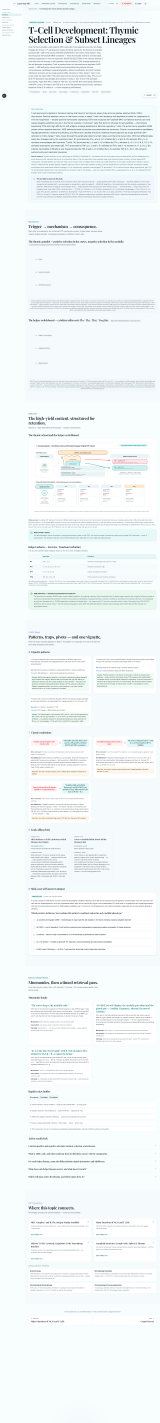
#> input picture docs/qa/e24/full-desktop-light.png, 1440 x 12801 px, found by its file name (shown at 1/9 size); its folder holds 2 pictures in this run
$ python e24-crops.py
#> lines starting #> are read from the running program, lines starting #| are printed output that depends on the picture
#!/usr/bin/env python3
"""E24 element capture — PIL crop of t-cell-selection-map from full-page captures."""
from PIL import Image
import statistics

QA = "/home/z/kyp-usmle-notes/docs/qa/e24"
BOX = (281, 3971, 281 + 1102, 3971 + 663)
for theme in ["light", "dark"]:
    im = Image.open(f"{QA}/full-desktop-{theme}.png")
#> im is the input picture: PIL image 1440x12801 RGB; mean R, G, B 241.9, 246.9, 247.6
    crop = im.crop(BOX)
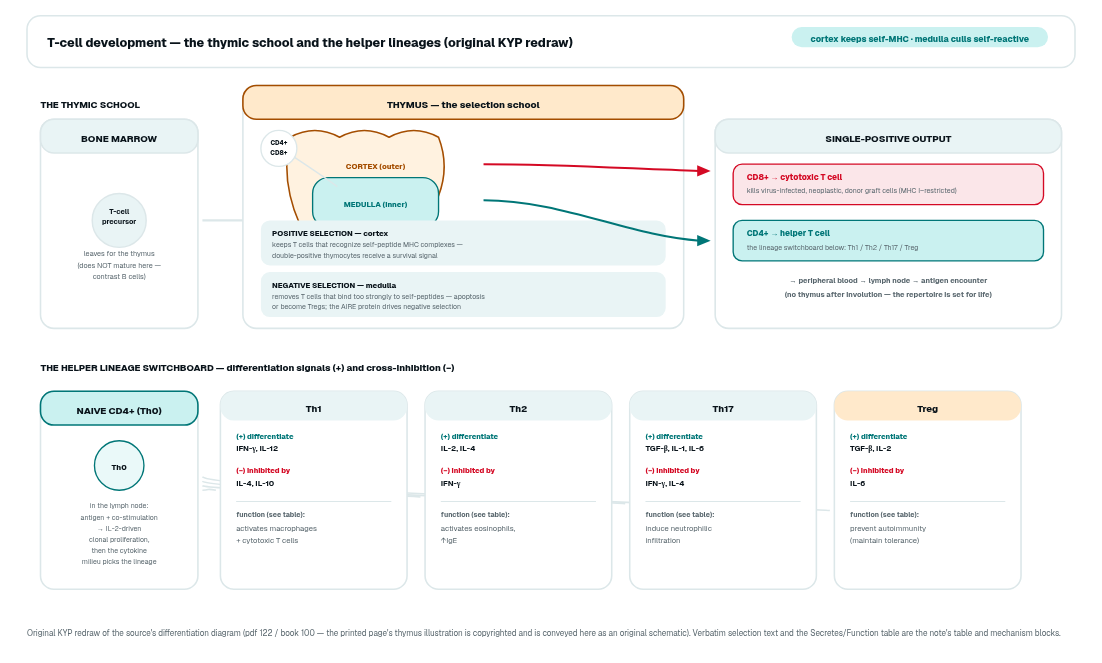
#> crop: PIL image 1102x663 RGB; mean R, G, B 244.8, 246.5, 245.7
    out = f"{QA}/element-t-cell-selection-map-{theme}.png"
    crop.save(out)
    gray = crop.convert("L")
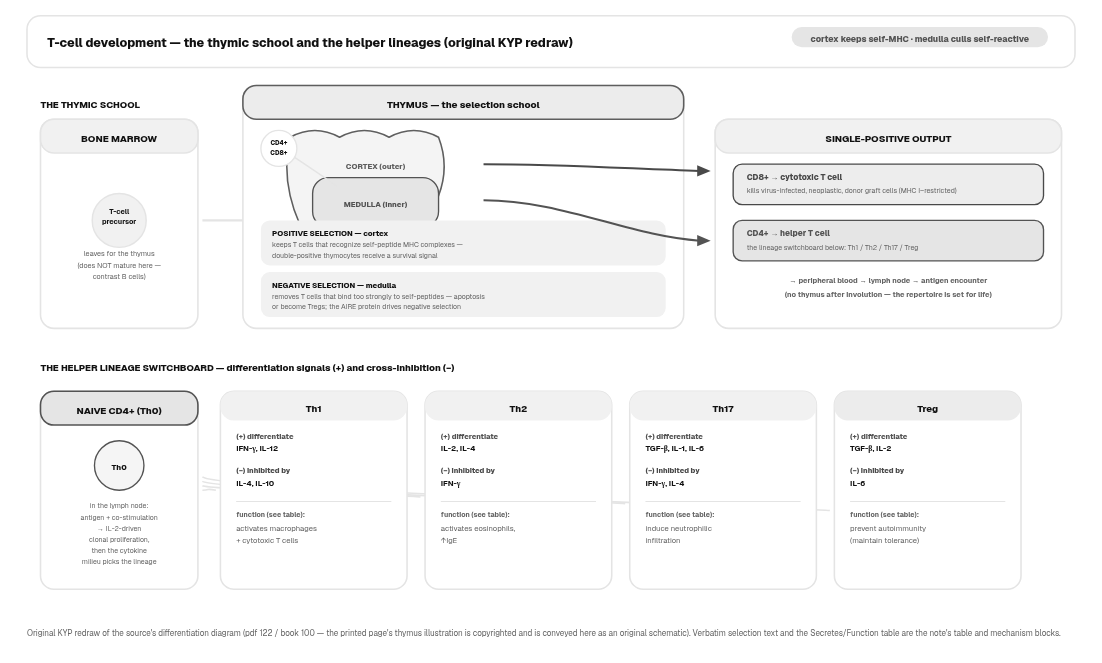
#> gray: PIL image 1102x663 L; min 17, max 255, mean 245.9
    px = list(gray.getdata())
#> px = 730626 items
    sd = statistics.pstdev(px[::37])
#> sd = 28.3
    print(f"element-t-cell-selection-map-{theme}.png: {crop.size[0]}x{crop.size[1]} stdev={sd:.2f}")
#| element-t-cell-selection-map-light.png: 1102x663 stdev=28.30
#> pass 2 of the loop `for theme in ["light", "dark"]:`:
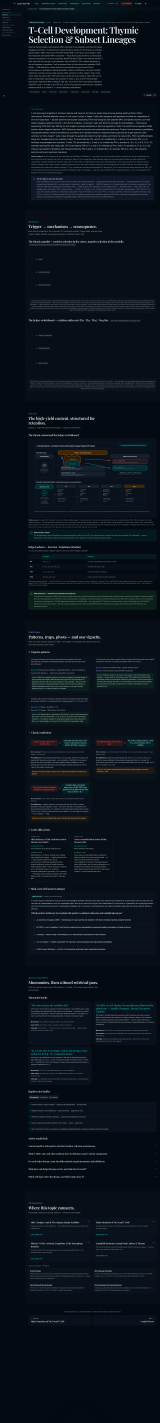
#> input picture docs/qa/e24/full-desktop-dark.png, 1440 x 12801 px, found by its file name (shown at 1/9 size)
#> im is the input picture: PIL image 1440x12801 RGB; mean R, G, B 11.8, 19.6, 26.8
#> `crop = im.crop(BOX)`:
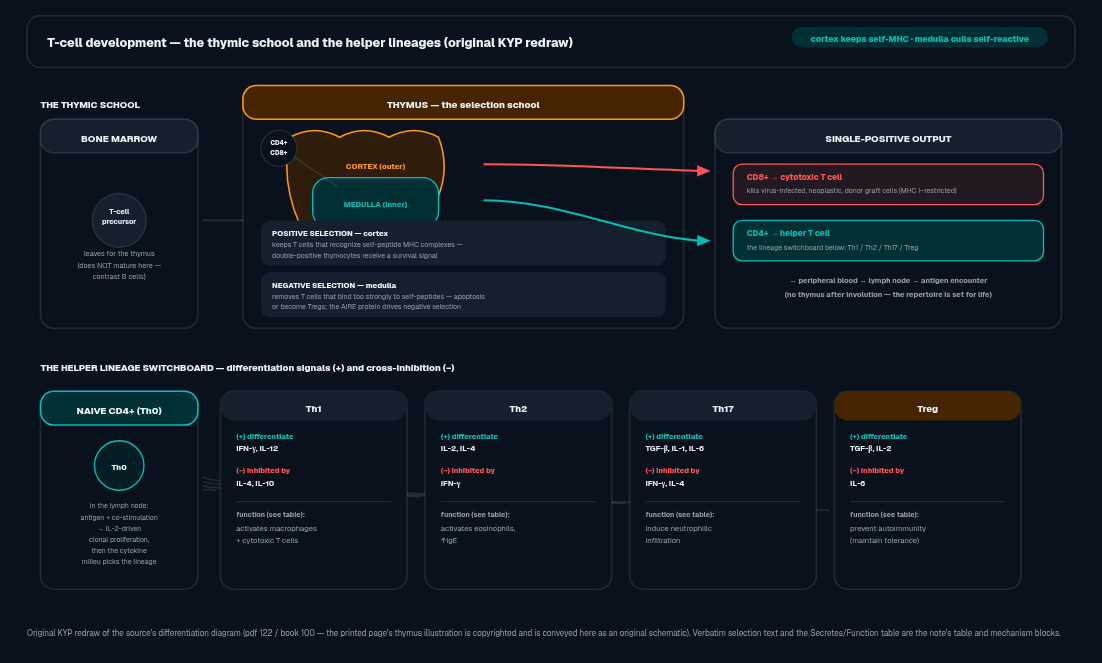
#> crop: PIL image 1102x663 RGB; mean R, G, B 17.3, 26.5, 34.4
#> `gray = crop.convert("L")`:
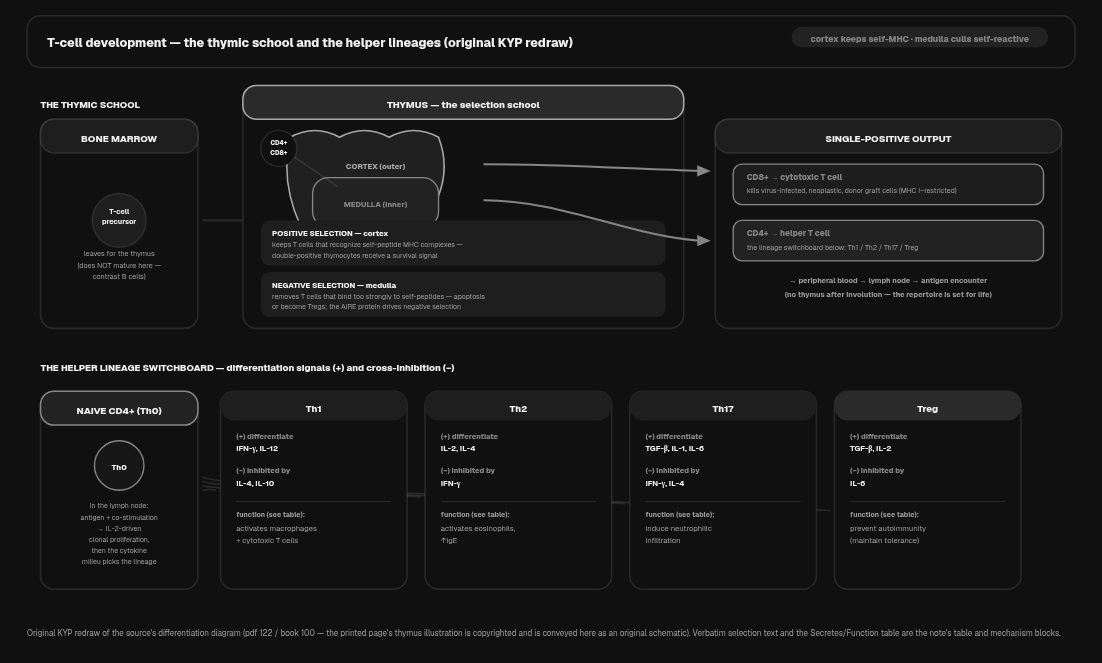
#> gray: PIL image 1102x663 L; min 15, max 241, mean 24.3
#> sd = 25.38
#| element-t-cell-selection-map-dark.png: 1102x663 stdev=25.38
print("DONE")
